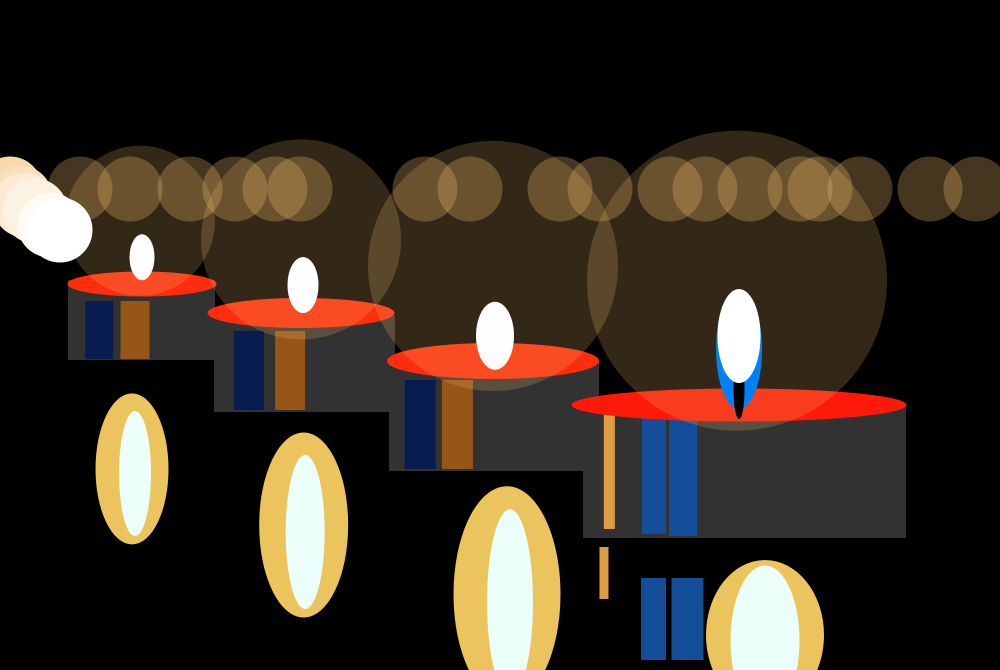
Frame 1 (no input)
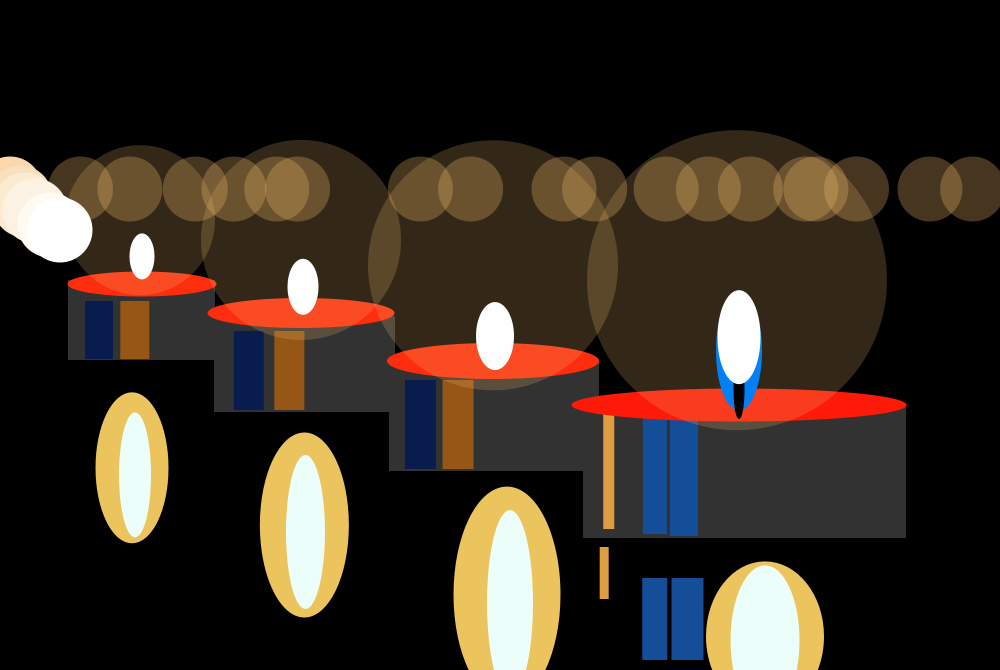
Frame 60 (the mouse pressed at the canvas centre just before this capture)
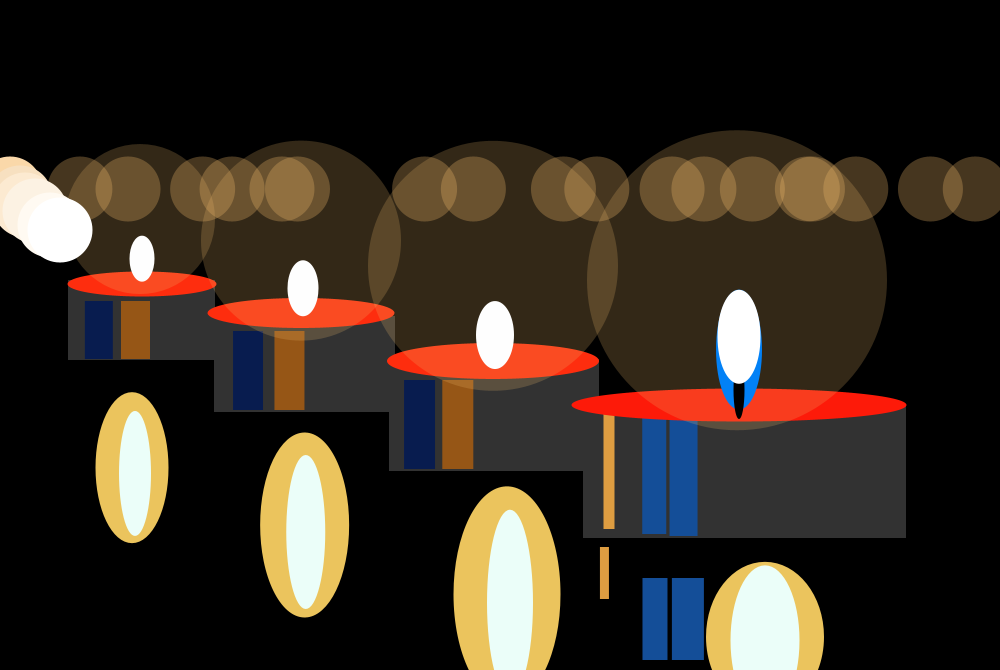
Frame 120 (the mouse held since frame 60 and released just before this capture)

The Processing sketch that drew these frames (run headless with seeded random() and noise(); from frame 60 on, the mouse is pressed at the canvas centre):

// Processing sketch: processing_185962
// ── processing_185962.pde

/*
float flame1;
float flame2;
float flame3;
float flame4;

float flame1B;

float flame2B;
float flame2BB;

float flame3B;
float flame3BB;

float flame4B;
float flame4BB;
*/

float lights1;
float lights2;
float lights3;
float lights4;
float lights5;
float lights6;
float lights7;
float lights8;
float lights9;
float lights10;
float lights11;
float lights12;
float lights13;
float lights14;
float lights15;
float lights16;
float lights17;
float lights18;


void setup() {
  
size(1000,670);
/*
flame4=142;
flame3=303;
flame2=495;
flame1=739;

flame1B=765;
flame2B=507;
flame3B=304;
flame4B=132;

flame2BB=510;
flame3BB=306;
flame4BB=135;
*/

lights1=976;
lights2=930;
lights3=860;
lights4=820;
lights5=800;
lights6=750;
lights7=705;
lights8=670;
lights9=600;
lights10=560;
lights11=470;
lights12=425;
lights13=300;
lights14=275;
lights15=235;
lights16=190;
lights17=130;
lights18=80;

}

void draw() {
  noStroke();
  background(0);
  
// candle 4
fill(50);           //grey
rect(68,280,147,80);

fill(#081C4F);     //blue
rect(85 + random (-1,1),301,28,58);

fill(#965616);     //beige
rect(121 + random (-1,1),301,29,58);

fill(#EBC45D);    //big flame on table
ellipse(132,468 + random (-1,1),73,151);

fill(#EBFEF9);    //small flame on table
ellipse(135,474 + random (-1,1),32,125);

fill(#FE2D0E);    //red
ellipse(142,284,149,25);

fill(237,184,106,55);    //18
ellipse(140,220 + random (-1,1),150,150);

fill(#FEFEFE);    //flame
ellipse(142,258 + random (-2,2),25,46);



// candle 3
fill(50);           //grey
rect(214,316,181,96);

fill(#081C4F);     //blue
rect(234+ random (-1,1),331,30,79);

fill(#965616);     //beige
rect(275+ random (-1,1),331,30,79);

fill(#EBC45D);    //big flame on table
ellipse(304 + random (-1,1),525,89,185);

fill(#EBFEF9);    //small flame on table
ellipse(306 + random (-1,1),532,39,154);

fill(#FE2D0E);    //red
ellipse(301,313,187,30);

fill(237,184,106,55);    //18
ellipse(301,240 + random (-1,1),200,200);

fill(#FEFEFE);    //flame
ellipse(303,287 + random (-2,2),31,56);




// candle 2
fill(50);           //grey
rect(389,359,210,112);

fill(#081C4F);     //blue
rect(405 + random (-1,1),380,31,89);

fill(#965616);     //beige
rect(442 + random (-1,1),380,31,89);

fill(#EBC45D);    //big flame on table
ellipse(507,594 + random (-1,1),107,216);

fill(#EBFEF9);    //small flame on table
ellipse(510,603 + random (-1,1),46,186);

fill(#FE2D0E);    //red
ellipse(493,361,212,36);

fill(237,184,106,55);    //18
ellipse(493,265 + random (-1,1),250,250);

fill(#FEFEFE);    //flame
ellipse(495,336 + random (-1,1),38,68);




// candle 1
fill(#EBC45D);    //big flame on table
ellipse(765,636 + random (-1,1),118,150);

fill(#EBFEF9);    //small flame on table
ellipse(765,641 + random (-1,1),69,150);

fill(50);         //grey
rect(583,406,323,132);

fill(#DE9D41);    //beige
rect(604 + random (-1,1),409,11,120);

fill(#144E98);    //blue 1
rect(642 + random (-1,1),418,24,116);

fill(#144E98);    //blue 2
rect(670 + random (-1,1),418,28,118);

fill(#FD1A09);    //red
ellipse(739,405,335,33);

fill(237,184,106,55);    //18
ellipse(737,280 + random (-1,1),300,300);

fill(#0281F6);    //flame big
ellipse(739,350+ random (-1,1),46,120);

fill(0);          //stem
ellipse(739,390,11,58);

fill(255);        //flame small
ellipse(739,337+ random (-1,1),43,94);

fill(#DE9D41);    //table light big
rect(600 + random (-1,1),547,9,52);

fill(#144E98);    // flame big
rect(642 + random (-1,1),578,25,82);

fill(#144E98);    // flame big
rect(671 + random (-1,1),578,32,82);



// lights
fill(237,184,106,75);    //1
ellipse(lights1,189,65,65);

fill(237,184,106,75);    //2
ellipse(lights2,189,65,65);

fill(237,184,106,75);    //3
ellipse(lights3,189,65,65);

fill(237,184,106,75);    //4
ellipse(lights4,189,65,65);

fill(237,184,106,75);    //5
ellipse(lights5,189,65,65);

fill(237,184,106,75);    //6
ellipse(lights6,189,65,65);

fill(237,184,106,75);    //7
ellipse(lights7,189,65,65);

fill(237,184,106,75);    //8
ellipse(lights8,189,65,65);

fill(237,184,106,75);    //9
ellipse(lights9,189,65,65);

fill(237,184,106,75);    //10
ellipse(lights10,189,65,65);

fill(237,184,106,75);    //11
ellipse(lights11,189,65,65);

fill(237,184,106,75);    //12
ellipse(lights12,189,65,65);

fill(237,184,106,75);    //13
ellipse(lights13,189,65,65);

fill(237,184,106,75);    //14
ellipse(lights14,189,65,65);

fill(237,184,106,75);    //15
ellipse(lights15,189,65,65);

fill(237,184,106,75);    //16
ellipse(lights16,189,65,65);

fill(237,184,106,75);    //17
ellipse(lights17,189,65,65);

fill(237,184,106,75);    //18
ellipse(lights18,189,65,65);

fill(250,216,169);    //2
ellipse(10,189,65,65);

fill(247,224,192);    //2
ellipse(20,198,65,65);

fill(252,234,209);    //2
ellipse(25,205,65,65);

fill(252,242,227);    //2
ellipse(35,211,65,65);

fill(255,250,242);    //2
ellipse(50,225,65,65);

fill(255,255,255);    //2
ellipse(60,230,65,65);



/*
flame4 = flame4+random(-1,1);
flame3 = flame3+random(-1,1);
flame2 = flame2+random(-1,1);
flame1 = flame1+random(-1,1);

flame4B = flame4B+random(-1,1);
flame3B = flame3B+random(-1,1);
flame2B= flame2B+random(-1,1);
flame1B = flame1B+random(-1,1);

flame4BB = flame4BB+random(-1,1);
flame3BB = flame3BB+random(-1,1);
flame2BB = flame2BB+random(-1,1);
*/

lights1 = lights1+random(-1,1);
lights2 = lights2+random(-1,1);
lights3 = lights3+random(-1,1);
lights4 = lights4+random(-1,1);
lights5 = lights5+random(-1,1);
lights6 = lights6+random(-1,1);
lights7 = lights7+random(-1,1);
lights8 = lights8+random(-1,1);
lights9 = lights9+random(-1,1);
lights10 = lights10+random(-1,1);
lights11 = lights11+random(-1,1);
lights12 = lights12+random(-1,1);
lights13 = lights13+random(-1,1);
lights14 = lights14+random(-1,1);
lights15 = lights15+random(-1,1);
lights16 = lights16+random(-1,1);
lights17 = lights17+random(-1,1);
lights18 = lights18+random(-1,1);

}
